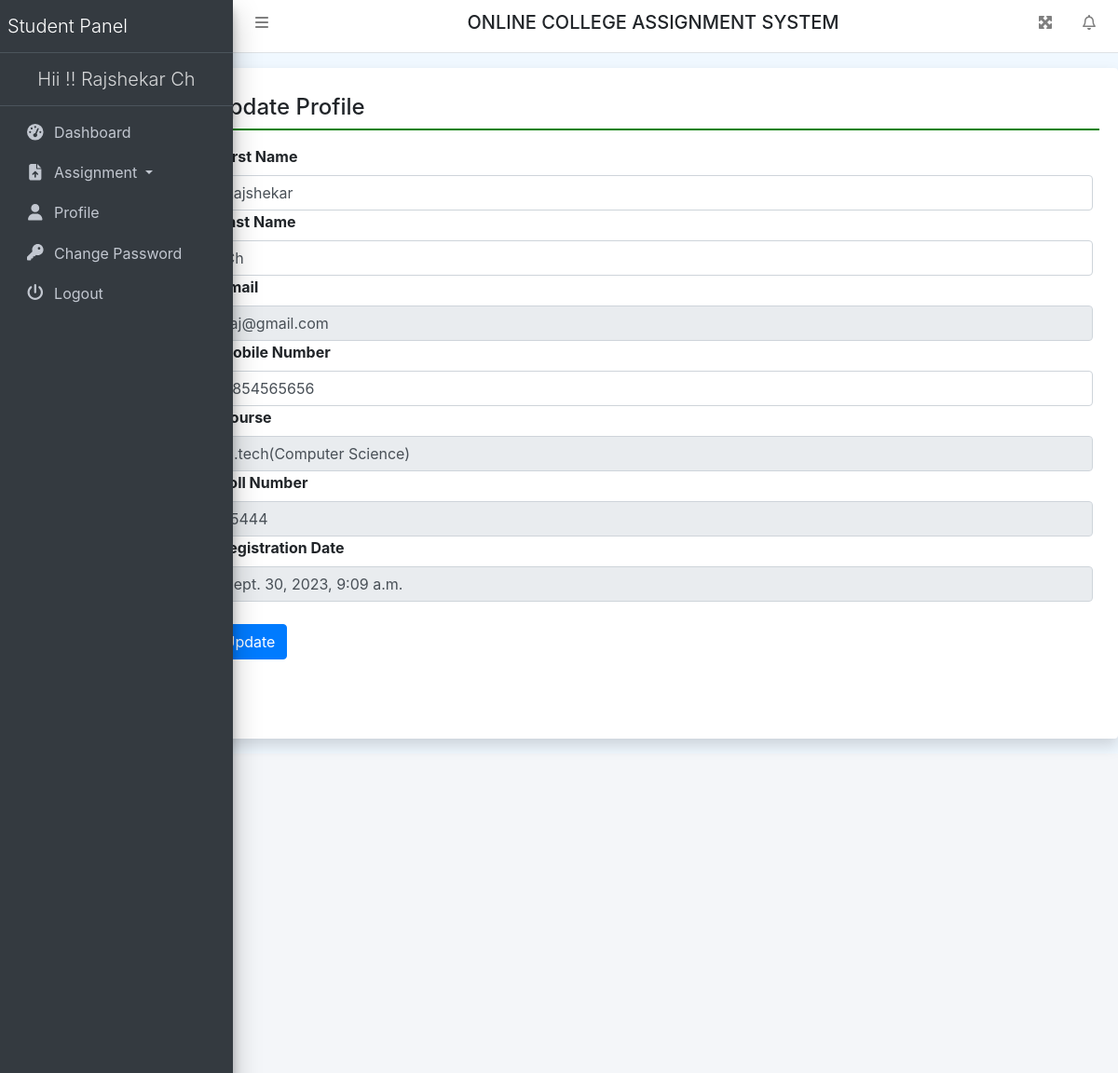
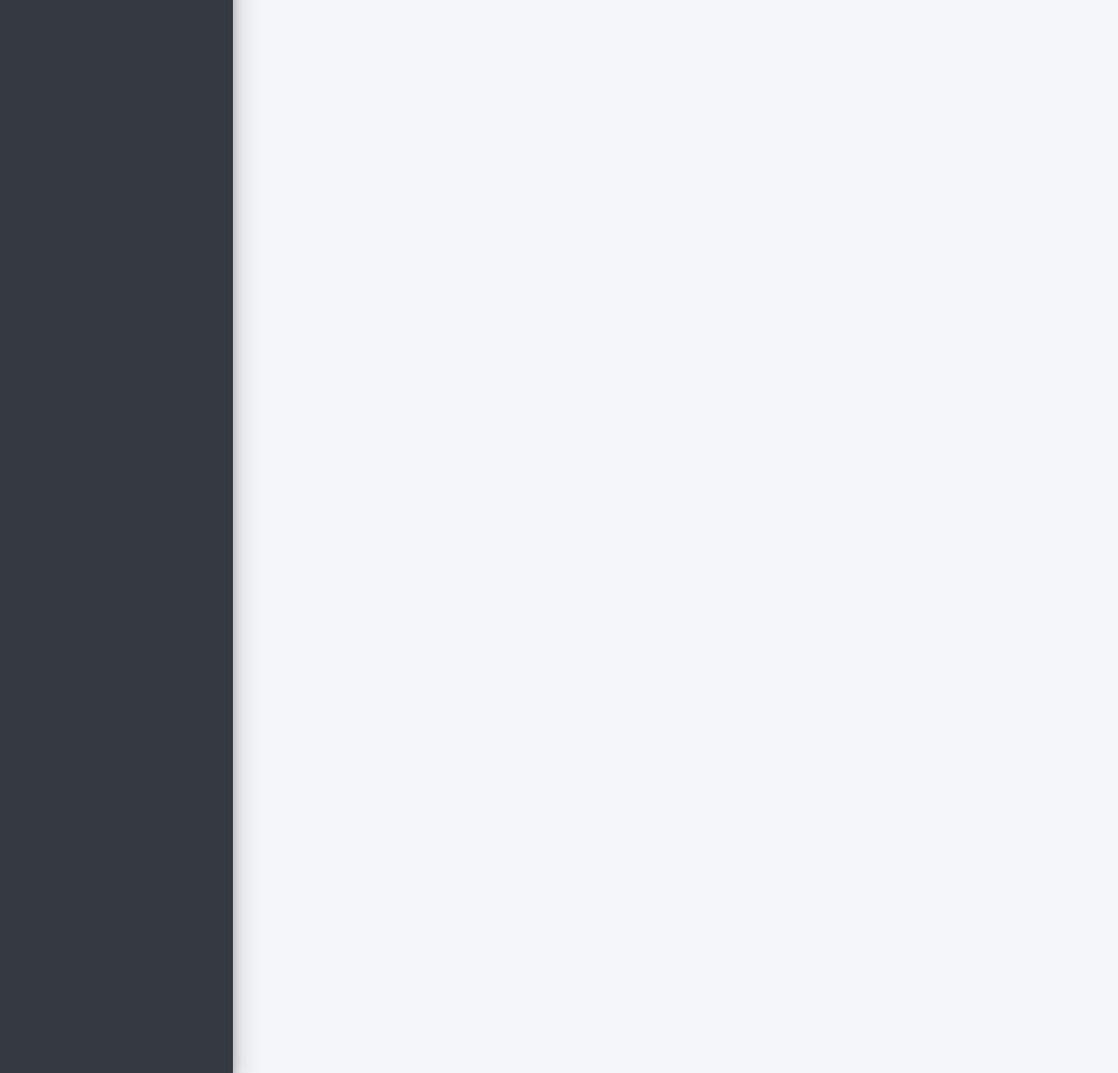
/studentProfile (signed in), run on the app's committed database (2 pictures, top to bottom).
### collegeAssignment/models.py (models this page shows, shortened)
class UserDetail(models.Model):
    user = models.ForeignKey(User, on_delete=models.CASCADE)
    MobileNumber = models.CharField(max_length=200, null=True)
    course = models.ForeignKey(Course, on_delete=models.CASCADE)
    RollNumber = models.CharField(max_length=200, null=True)
    RegDate = models.DateTimeField(auto_now_add=True)

class Course(models.Model):
    BranchName = models.CharField(max_length=150, null=True)
    CourseName = models.CharField(max_length=200, null=True)
    CreationDate = models.DateTimeField(auto_now_add=True)

### collegeAssignment/views.py (the view, shortened to what this page needs)
# urls.py: path('studentProfile', studentProfile, name='studentProfile'),
def studentProfile(request):
    if not request.user.is_authenticated:
        return redirect('student_login')
    user = User.objects.get(id=request.user.id)
    userDtls = UserDetail.objects.get(user=user)
    return render(request, 'studentProfile.html', locals())

### collegeAssignment/templates/studentProfile.html (shortened to what this page needs)
{% extends 'studentHeader.html' %}
{% block main %}
<div class="card shadow mt-3 offset-2" style="min-height: 90vh">
    <div class="card-body">
        <h4 class="p-2" style="border-bottom: 2px solid green;">Update Profile</h4>
        <div class="container-fluid mt-3">
            <div class="form-group">
                <form method="post">
                    <label class="col-sm-4">First Name</label>
                    <input type="text" name="firstName" value="{{userDtls.user.first_name}}" class="form-control">
                    <label class="col-sm-4">Last Name</label>
                    <input type="text" name="lastName" value="{{userDtls.user.last_name}}" class="form-control">
                    <label class="col-sm-4">Email</label>
                    <input type="email" name="emailId" value="{{userDtls.user.username}}" class="form-control" readonly>
                    <label class="col-sm-4">Mobile Number</label>
                    <input type="text" name="MobileNumber" value="{{userDtls.MobileNumber}}" class="form-control">
                    <label class="col-sm-4">Course</label>
                    <input type="text" name="course" value="{{userDtls.course.CourseName}}({{userDtls.course.BranchName}})" class="form-control" readonly>
                    <label class="col-sm-4">Roll Number</label>
                    <input type="text" name="RollNumber" value="{{userDtls.RollNumber}}" class="form-control" readonly>
                    <label class="col-sm-4">Registration Date</label>
                    <input type="text" name="RegDate" value="{{userDtls.RegDate}}" class="form-control" readonly>
                    <br>
                    <input type="submit" value="Update" class="btn btn-primary">
                </form>
            </div>
        </div>
    </div>
</div>
{% endblock %}

### collegeAssignment/templates/studentHeader.html (shortened to what this page needs)
{% load static %}
<html>
<head runat="server">
    <link href="{% static 'css/bootstrap.css' %}" rel="stylesheet"/>
    <link href="{% static 'css/all.css' %}" rel="stylesheet"/>
    <link href="{% static 'css/adminlte.css' %}" rel="stylesheet"/>
    <link href="{% static 'css/OverlayScrollbars.css' %}" rel="stylesheet"/>
    <link rel="stylesheet" href="https://cdn.datatables.net/1.10.23/css/jquery.dataTables.min.css">
    <link rel="stylesheet" href="https://cdn.datatables.net/buttons/1.6.5/css/buttons.dataTables.min.css">
    <link rel="stylesheet"
          href="https://cdn.jsdelivr.net/npm/bootstrap-select@1.13.14/dist/css/bootstrap-select.min.css">
</head>
<body class="hold-transition sidebar-mini layout-fixed layout-navbar-fixed layout-footer-fixed">
<nav class="main-header navbar navbar-expand navbar-white navbar-light">
    <ul class="navbar-nav">
        <li class="nav-item">
            <a class="nav-link" data-widget="pushmenu" href="#" role="button"><i class="fas fa-bars"></i></a>
        </li>
    </ul>
    <h5 class="text-center text-uppercase" style="width:100%;">Online College Assignment System</h5>
    <ul class="navbar-nav ml-auto">
        <li class="nav-item">
            <a class="nav-link" data-widget="fullscreen" href="#" role="button">
                <i class="fas fa-expand-arrows-alt"></i>
            </a>
        </li>
        <li class="nav-item dropdown">
            <a class="nav-link" data-toggle="dropdown" href="#">
                <i class="far fa-bell fas-shake animated"></i>
            </a>
        </li>
    </ul>
</nav>
<aside class="main-sidebar sidebar-dark-primary elevation-4">
    <a href="{% url 'sdashboard' %}" class="brand-link">
        <span class="brand-text font-weight-light">Student Panel</span>
    </a>
    <a href="{% url 'sdashboard' %}" class="brand-link">
        <center><span
                class="brand-text font-weight-light">Hii !! {{request.user.first_name}} {{request.user.last_name}} </span>
        </center>
    </a>
    <div class="sidebar">
        <nav class="mt-2">
            <ul class="nav nav-pills nav-sidebar flex-column" data-widget="treeview" role="menu" data-accordion="false">
                <li class="nav-item"><a href="{% url 'sdashboard' %}" class="nav-link">
                    <i class="nav-icon fas fa-tachometer-alt"></i>
                    <p>Dashboard</p>
                </a></li>
                <li class="nav-item dropdown">
                    <a class="nav-link dropdown-toggle" href="#" id="navbarDropdown"
                       role="button" data-toggle="dropdown" aria-haspopup="true"
                       aria-expanded="false"> <i class="nav-icon fas fa-file-upload"></i> Assignment </a>
                </li>
                <li class="nav-item"><a href="{% url 'studentProfile' %}" class="nav-link">
                    <i class="nav-icon fas fa-user"></i>
                    <p>Profile</p>
                </a></li>
                <li class="nav-item"><a href="{% url 'studentchangePassword' %}" class="nav-link">
                    <i class="nav-icon fas fa-key"></i>
                    <p>Change Password</p>
                </a></li>
                <li class="nav-item"><a href="/logout" class="nav-link">
                    <i class="nav-icon fas fa-power-off"></i>
                    <p>Logout</p>
                </a></li>
            </ul>
        </nav>
    </div>
</aside>
{% block main %}
{% endblock %}
<div class="content-wrapper"></div>

### collegeAssignment/static/css/all.css (style rules this page uses)
.fa-bars:before { content: "\f0c9"; }
.fa-bell:before { content: "\f0f3"; }
.fa-key:before { content: "\f084"; }
.fa-power-off:before { content: "\f011"; }
.fa-user:before { content: "\f007"; }

### collegeAssignment/static/css/OverlayScrollbars.css (style rules this page uses)
.os-host, .os-host-textarea { position: relative; overflow: visible !important; -webkit-box-orient: vertical; -webkit-box-direction: normal; -ms-flex-direction: column; flex-direction: column; -ms-flex-wrap: nowrap; flex-wrap: nowrap; -webkit-box-pack: start; -ms-flex-pack: start; justify-content: flex-start; -ms-flex-line-pack: start; align-content: flex-start; -webkit-box-align: start; -ms-flex-align: start; -ms-grid-row-align: flex-start; align-items: flex-start; }

### collegeAssignment/templates/studentHeader.html (style rules this page uses)
body { background-color: aliceblue; }

### data on the page
UserDetail: firstName "Rajshekar", lastName "Ch", emailId "raj@gmail.com", MobileNumber "7854565656", course "B.tech(Computer Science)", RollNumber "15444", RegDate "Sept. 30, 2023, 9:09 a.m."

### other printed values
{{ request.user.first_name }} "Rajshekar"
{{ request.user.last_name }} "Ch"
